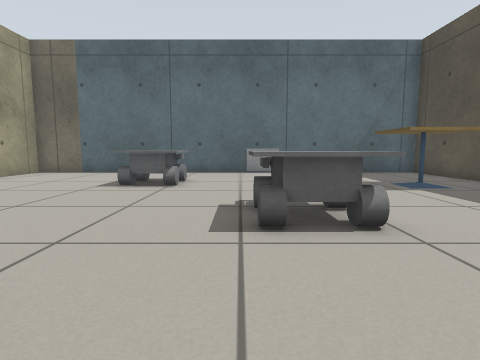
[1] (above)

21 first-person views from a walk through a world built for the Gazebo simulator. The camera is 0.5 m above the floor, tilts 6° down and sees 80° across. The lines on the ground mark 1 m squares. The floor is counted in squares, 0.5 m on a side. Each view is taken from the middle of a square. On the plan, view 1 faces up. The plan holds only what a view shows up to about 11 squares ahead; the rest is blank. Some stock models are drawn as simple stand-ins. Some surface patterns are stand-ins.

[2]
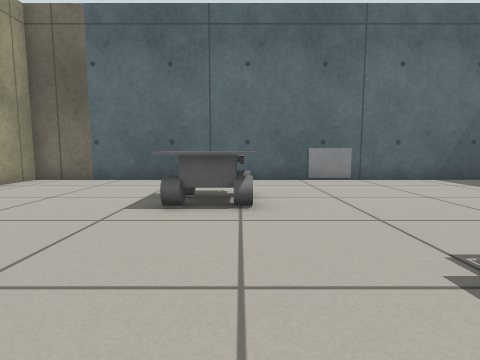

[3]
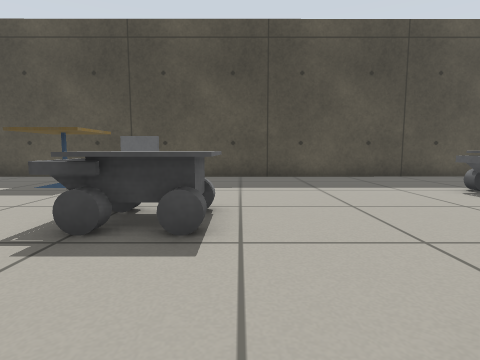

[4]
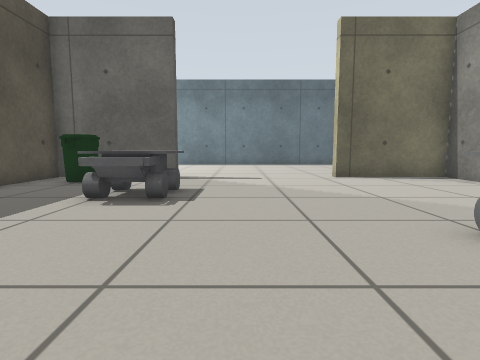

[5]
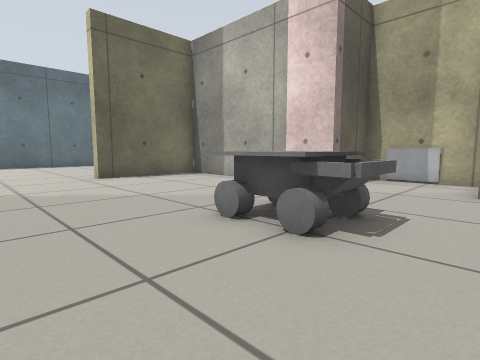

[6]
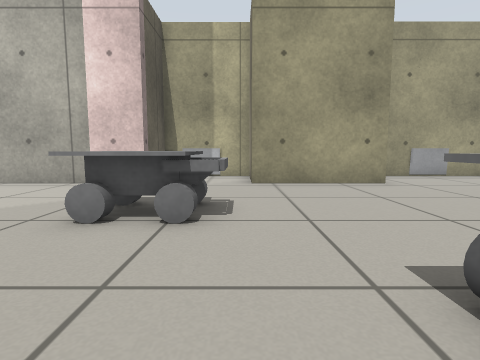

[7]
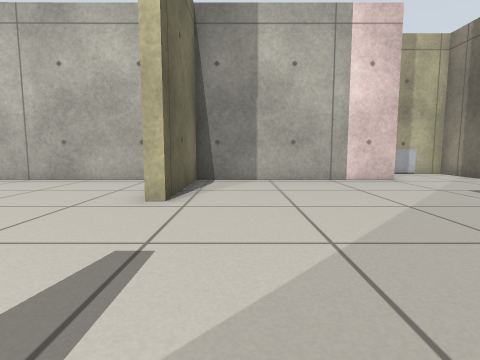

[8]
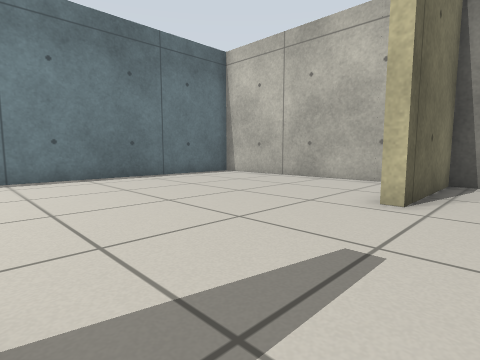

[9]
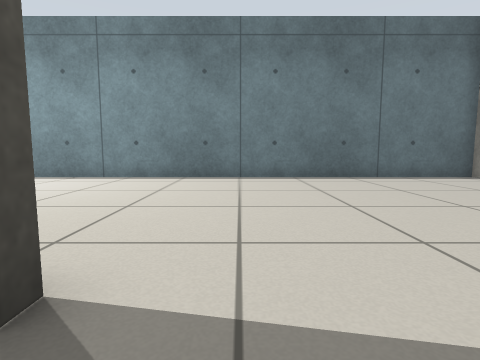

[10]
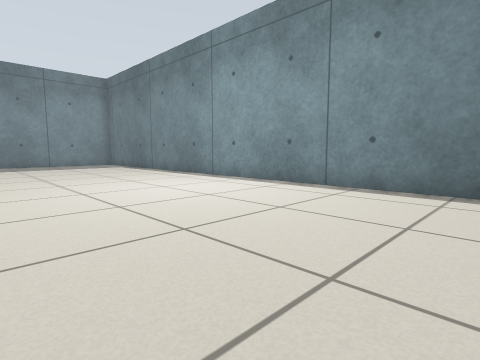

[11]
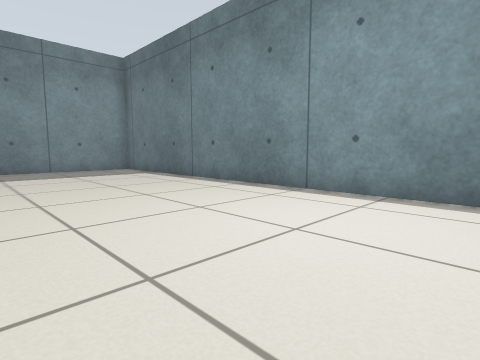

[12]
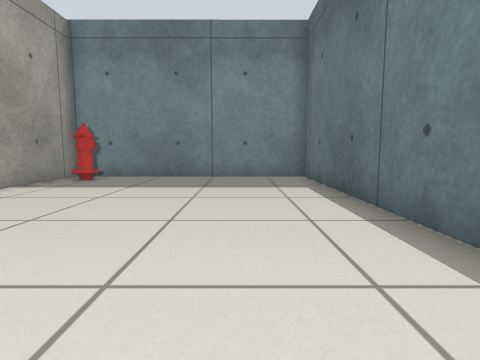

[13]
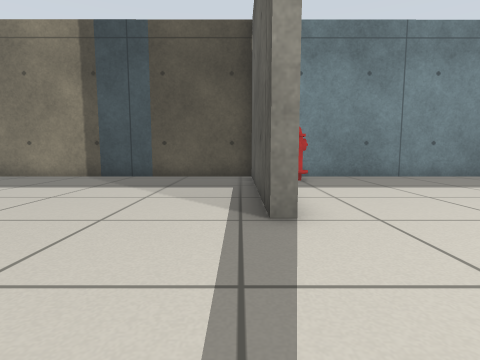

[14]
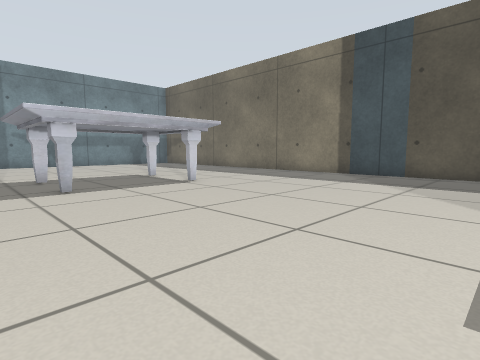

[15]
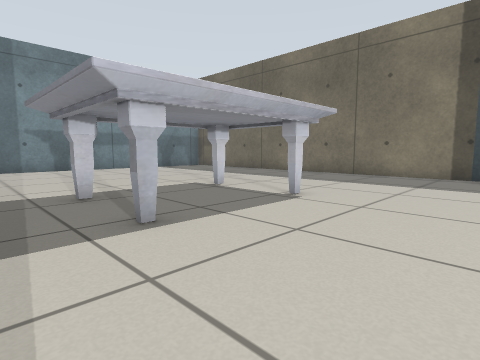

[16]
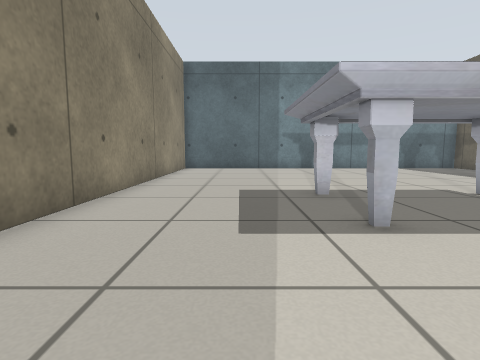

[17]
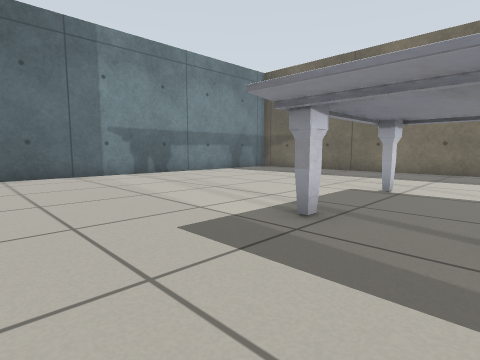

[18]
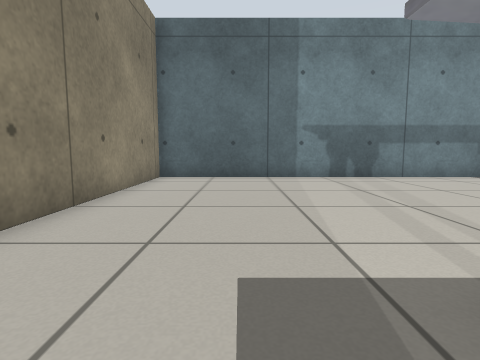

[19]
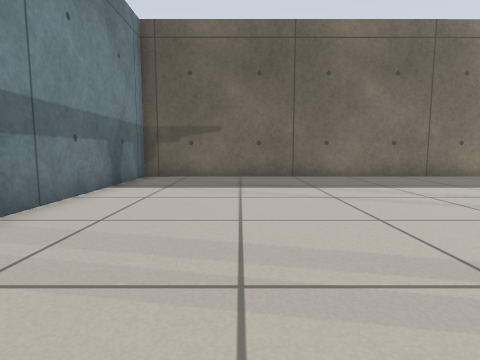

[20]
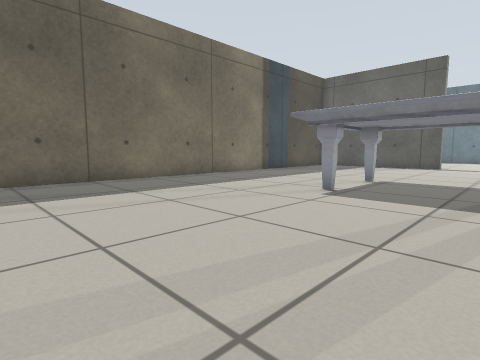

[21]
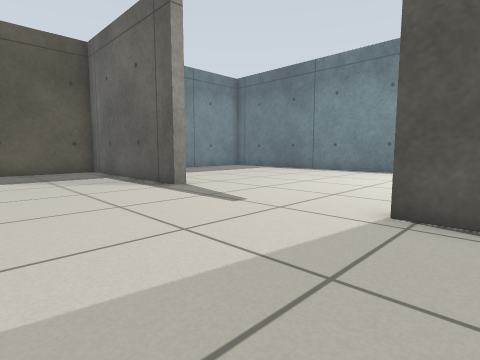

### Floor plan
Points are (right, up) in squares from view 1. A wall is a line through its corners. A room is listed if a view was taken in it or the views show most of it. See-through windows are left out.
Room 1 (views 1, 2, 3, 4, 5, 6, 7, 8, 9, 10, 11, 12, 13, 14, 15, 16, 17, 18, 19, 20, 21)
walls: (9.2, -7.5) (10.4, -7.5); (3.3, -7.9) (3.3, -7.5) (7.7, -7.5) (7.6, 12); (16.1, -7.9) (16.1, -7.5) (22.7, -7.5) (22.6, 12.6) (8, 12.6) (8, 0.4); (6.1, 12.6) (-8.9, 12.6) (-8.9, 7.5); (-6.5, -9.1) (-6.5, -14); (-6.5, 6.4) (-6.5, 2.4) (-8.4, 2.4); (-8.9, 2.4) (-8.9, -0.8) (-6.5, -0.8) (-6.5, -7.5) (-2.5, -7.5) (-2.5, -7.9); (-6.5, -16.4) (22.7, -16.4) (22.7, -7.8) (19.2, -7.8)
objects: window (-9, 1); window (-9, 9); other object (-3, 0) to (-2, 2); other object (-3, 8) to (-2, 10); other object (0, 4) to (2, 5); window (1, 13); other object (3, -4) to (4, -2); cafe table (4, 7) to (6, 9); bin (6, -7) to (6, -6); picture (8, 6); marble table (12, 0) to (17, 4); fire hydrant (21, -9) to (22, -9)

Where each view was taken, in squares from view 1:
view 1: 0 up, 0 right, facing up
view 2: 3 up, 2 left, facing up
view 3: 3 up, 3 left, facing right
view 4: 3 up, 1 right, facing down
view 5: 3 up, 1 right, facing down-left
view 6: 2 up, 2 right, facing left
view 7: 6 down, 3 right, facing left
view 8: 6 down, 3 right, facing down-left
view 9: 6 down, 2 right, facing down
view 10: 9 down, 3 right, facing down-right
view 11: 10 down, 8 right, facing down-right
view 12: 14 down, 12 right, facing right
view 13: 7 down, 12 right, facing right
view 14: 7 down, 11 right, facing up-right
view 15: 3 down, 11 right, facing up-right
view 16: 3 down, 11 right, facing up
view 17: 1 up, 9 right, facing up-right
view 18: 2 up, 11 right, facing up
view 19: 9 up, 12 right, facing right
view 20: 10 up, 13 right, facing down-right
view 21: 3 down, 9 right, facing down-right
